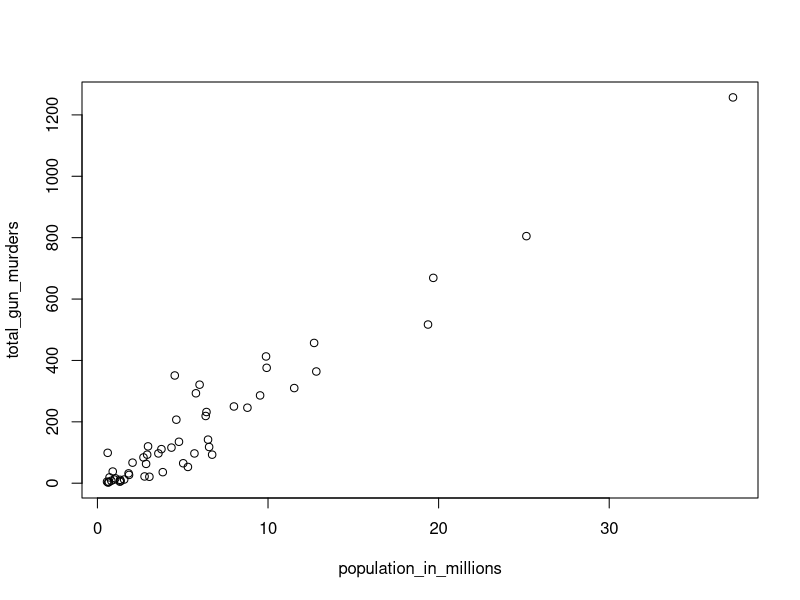
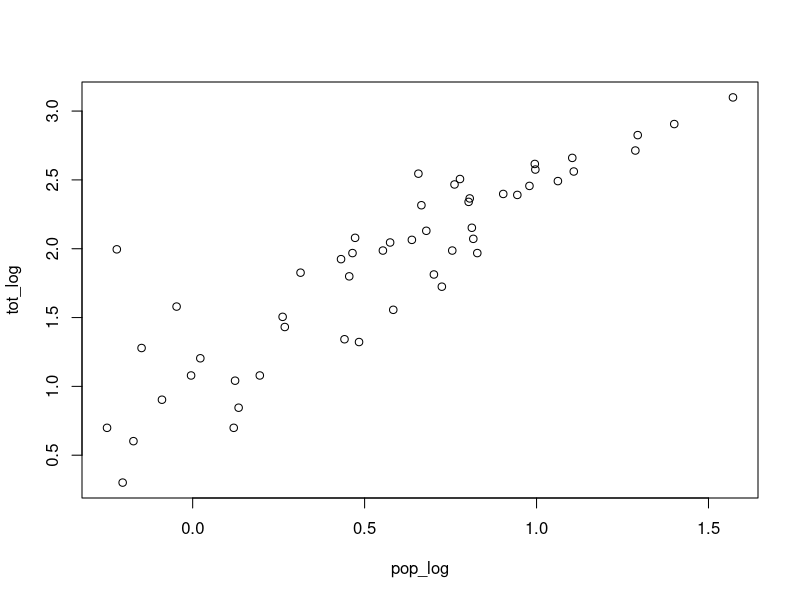
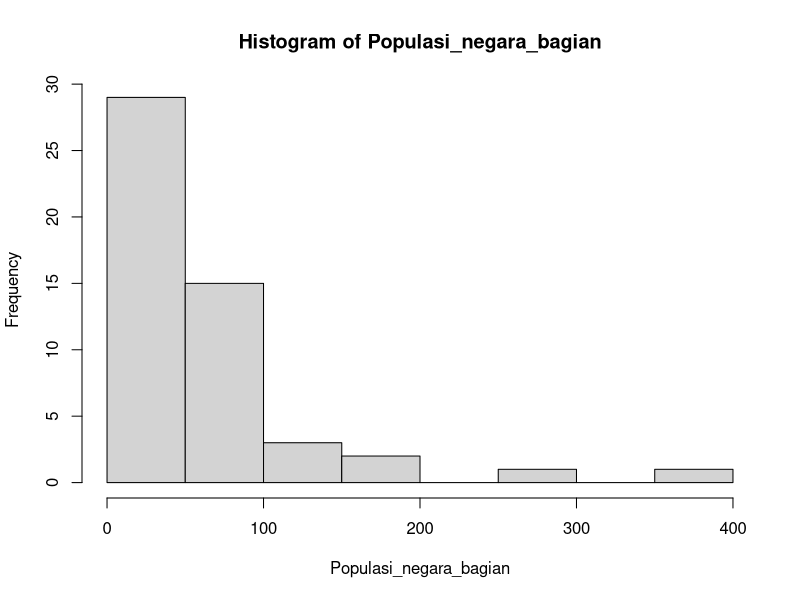
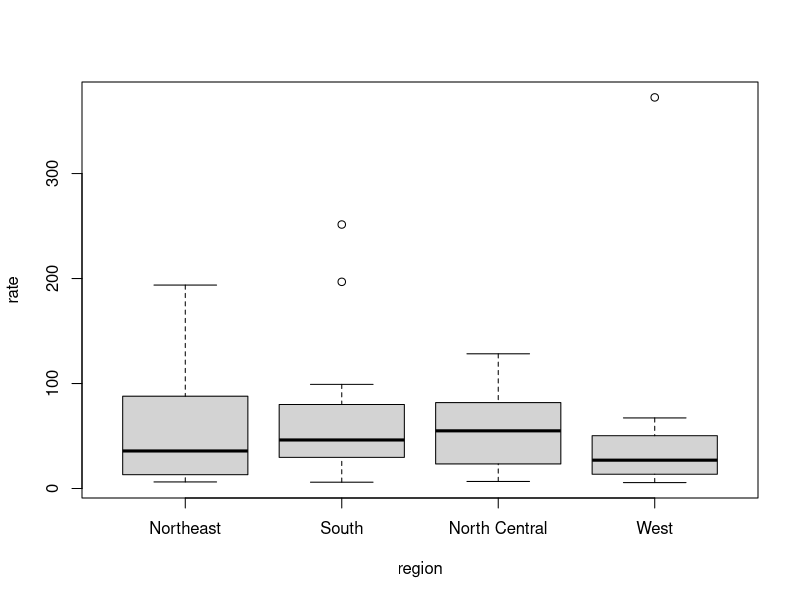

Source code (R) for these figures, in order:
## ---- chunk 1
library(dslabs)
data(murders)
## ---- chunk 2
pop = murders$population
sort_pop = sort(pop)
sort_pop
## ---- chunk 3
order(pop)[1]
## ---- chunk 4
which.min(pop)
## ---- chunk 5
murders$state[which.min(pop)]
## ---- chunk 6
temp <- c(35, 88, 42, 84, 81, 30)
city <- c("Beijing", "Lagos", "Paris", "Rio de Janeiro", "San Juan", "Toronto")
city_temps <- data.frame(name = city, temperature = temp) 
## ---- chunk 7
ranks = rank(pop)
stt = murders$state
my_df = data.frame(Nama_Negara = stt,  Peringkat = ranks)
my_df

## ---- chunk 8
ind = order(pop)
ranks = rank(pop)
sort_ranks = sort(ranks)
stt = murders$state
my_df = data.frame(Nama_Negara = stt[ind],  Peringkat = sort_ranks)
my_df

## ---- chunk 9
population_in_millions <- murders$population/10^6
total_gun_murders <- murders$total
plot(population_in_millions, total_gun_murders) 
## ---- chunk 10
pop_log = log10(population_in_millions)
tot_log = log10(total_gun_murders)
plot(pop_log, tot_log)
## ---- chunk 11
Populasi_negara_bagian = with(murders, population / 100000)
hist(Populasi_negara_bagian)
## ---- chunk 12
murders$rate <- with(murders, population / 100000)
boxplot(rate~region, data = murders)
